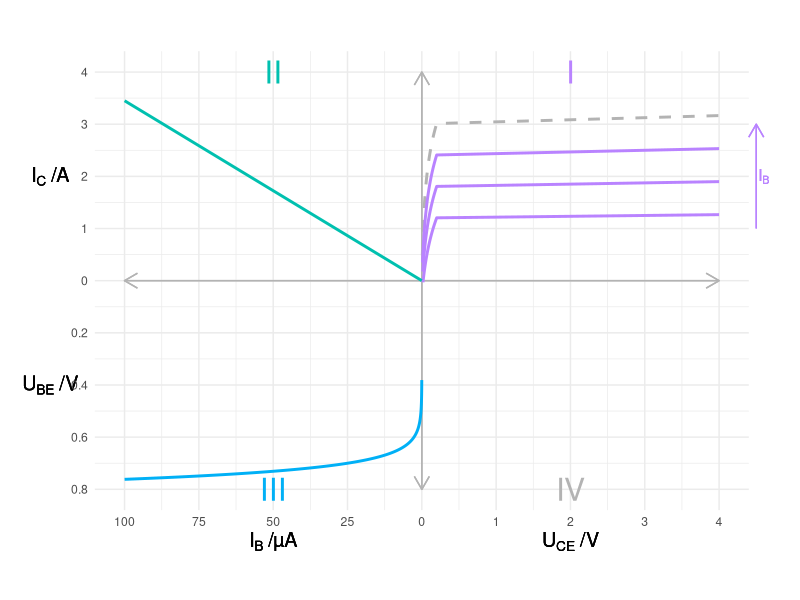

This figure's R source:
library(ggplot2)

outputName <- "2_1_4Q.pdf"

pdfWidth <- 10
pdfHeight <- pdfWidth

axisLabelSize <- 5
overshoot <- 1

Is <- 0.15 * 10^-6
UT <- 2.2 * 0.026

AN <- 0.9999
BN <- AN / (1-AN)
Ai <- 0.1
ICS<- Is
Uearly <- 75


Usat <- 0.2

IB1 <- 50 * 10^-6
IB2 <- 75 * 10^-6
IB3 <- 100 * 10^-6

IB_scale_factor <- 3.5 / (log(1/Is - 1) * UT)

diode_FB <- function(U) {
    Is * (exp( U/UT ) - 1)
}

base_voltage <- function( IB ) {

    #-10 * 10^-6 * ( exp(-UBE/UT) + 1 )

    IB <- IB

    ifelse((IB<0) & (IB > min(ylimits))  ,
        -log(-IB/Is-1) * UT * IB_scale_factor,
        NaN
    )
}

early <- function (UCE, IB) {

    UBE <- abs(base_voltage(-IB))

    #BN * IB - (1 - AN * Ai) / (1 - AN) * ICS * ( exp((UBE-UCE)/UT) - 1)

    factor <- IB * 10000

 factor*   Is * exp(UBE/UT) * ( 1 + UCE/Uearly) * 2.5 / (Is * exp(UBE/UT) * (1+3/Uearly))

}

forward_active <- function(UCE, IB) {

    xshift <- exp(log(Usat)-early(Usat, IB))

    ifelse(UCE < 4,

    ifelse(UCE > Usat,
           early(UCE, IB),

           ifelse(UCE>5000*IB*xshift, log(UCE+xshift) - log(Usat+xshift) + early(Usat, IB), NaN)
   ),

   NaN

   )

}

amplification <- function(IB) {

    B <- 0.8625

    ifelse((IB<0) & (IB > min(ylimits)), -B*IB, NaN)

}


xlimits <- c(-4, 4)
ylimits <- c(-4, 4)

ybreaks <- seq(min(ylimits), max(ylimits), by = 1)
xbreaks <- seq(min(xlimits), max(xlimits), by = 1)

ylabels <- c(0.8, 0.6, 0.4, 0.2, 0, 1, 2, 3, 4)
xlabels <- c(100, 75, 50, 25, 0, 1, 2, 3, 4)

function_size <- 1

axis_color <- "grey70"
IB_color   <- "#00B0F6"
IC_color   <- "#B983FF"
amp_color  <- "#00C0AF"


plot <- ggplot( data.frame(x=c(0, 2)), aes(x) ) +

    theme_minimal() +
    theme(plot.margin = unit(c(1.3,1.3,1.3,1.3), "cm")) +
    coord_cartesian(xlim = xlimits, ylim = ylimits,clip = "off") +

    scale_y_continuous(breaks = ybreaks, labels = ylabels) +
    scale_x_continuous(breaks = xbreaks, labels = xlabels) +

    xlab("") +
    ylab("") +

    # y axis
    geom_segment(aes(x = 0, y = min(ylimits), xend = 0, yend = max(ylimits)), color = axis_color, arrow = arrow(length = unit(0.38, "cm"))) +

    geom_segment(aes(x = 0, y = min(ylimits)+0.001, xend = 0, yend = min(ylimits)  - 0.001), color = axis_color, arrow = arrow(length = unit(0.38, "cm"))) +

    # x axis
    geom_segment(aes(x = min(xlimits), y = 0, xend = max(xlimits), yend = 0), color = axis_color, arrow = arrow(length = unit(0.38, "cm")) ) +

    geom_segment(aes(x = min(xlimits) + 0.001, y = 0, xend = min(xlimits)-0.001, yend = 0), color = axis_color, arrow = arrow(length = unit(0.38, "cm")) ) +

    # axis labels
    annotate("text", label = bquote("I"["B"]~"/µA"), x = min(xlimits)/2, y = min(ylimits) - overshoot, size = axisLabelSize) +

    annotate("text", label = bquote("U"["BE"]~"/V"), x = min(xlimits)-overshoot, y = min(ylimits)/2, size = axisLabelSize) +

    annotate("text", label = bquote("U"["CE"]~"/V"), x = max(xlimits)/2, y = min(ylimits) - overshoot, size = axisLabelSize) +

   annotate("text", label = bquote("I"["C"]~"/A"), x = min(xlimits)-overshoot, y = max(ylimits)/2, size = axisLabelSize) +

    stat_function (fun = forward_active, args = c(IB3 * 1.25), n = 10000, color = axis_color, size=function_size, linetype = "dashed") +

    stat_function (fun = base_voltage, n = 10000, color = IB_color, size=function_size) +

stat_function (fun = forward_active, args = c(IB3), n = 10000, color = IC_color, size=function_size) +

stat_function (fun = forward_active, args = c(IB2), n = 10000, color = IC_color, size=function_size) +

stat_function (fun = forward_active, args = c(IB1), n = 10000, color = IC_color, size=function_size)+

    stat_function (fun = amplification, n = 10000, color = amp_color, size=function_size) +

    geom_segment(aes(x = 4.5, y = 1, xend = 4.5, yend = 3), linetype="solid" ,arrow=arrow(length=unit(0.38, "cm")), color = IC_color) + annotate("text", x = 4.6, y = 2, label=bquote("I"["B"]), color = IC_color) +
 # quadrant annotations
    annotate("text", color = IC_color, x = 2, y = 4, label="I", size = 8)+
    annotate("text", color = amp_color, x = -2, y = 4, label="II", size = 8)+
    annotate("text", color = IB_color,  x = -2, y = -4, label="III", size = 8)+
    annotate("text", color = axis_color, x = 2, y = -4, label="IV", size = 8)


pdf(outputName, width = pdfWidth, height = pdfHeight)
plot
